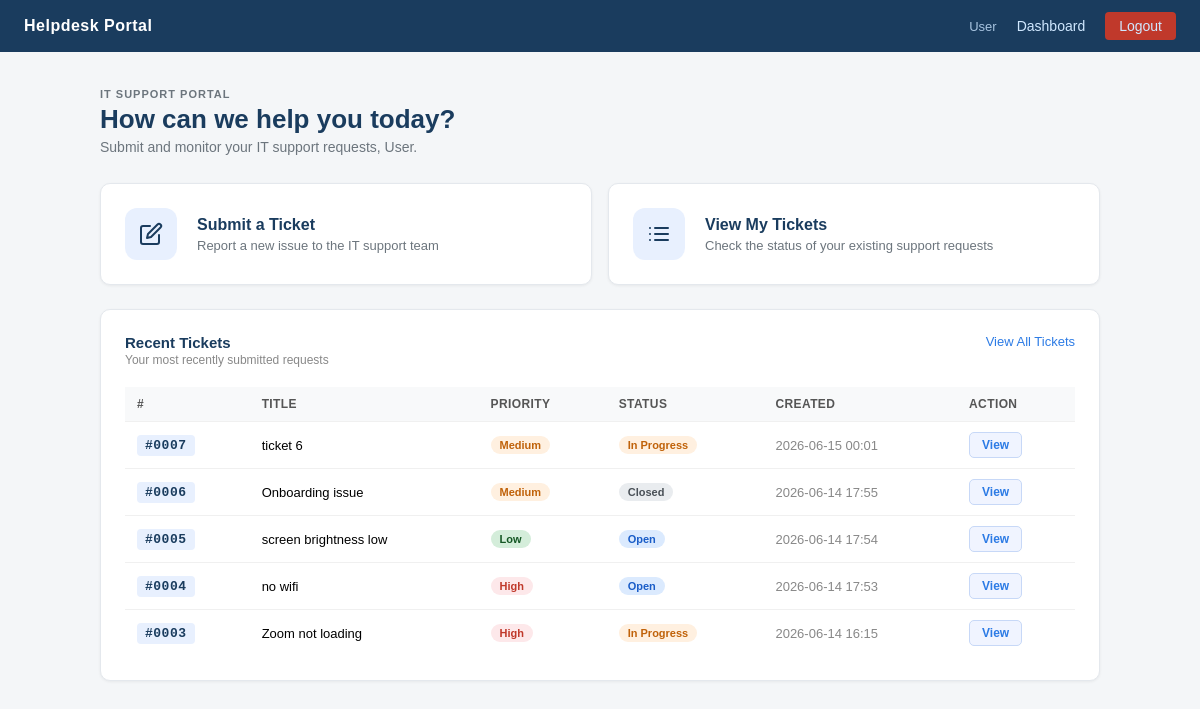
/dashboard (signed in), run on the app's committed database.
### tables this page shows
CREATE TABLE tickets (
            id INTEGER PRIMARY KEY AUTOINCREMENT,
            title TEXT NOT NULL,
            description TEXT NOT NULL,
            priority TEXT NOT NULL DEFAULT 'low',
            status TEXT NOT NULL DEFAULT 'open',
            created_by TEXT NOT NULL,
            date TEXT NOT NULL
        , assigned_to TEXT DEFAULT NULL);

### app.py (the view)
@app.route('/dashboard')
def dashboard():
    if 'user' not in session:
        return redirect(url_for('login'))
    conn = get_db()
    recent_tickets = conn.execute(
        'SELECT * FROM tickets WHERE created_by = ? ORDER BY date DESC LIMIT 5',
        (session['user'],)
    ).fetchall()
    conn.close()
    return render_template('dashboard.html', username=session['user'], recent_tickets=recent_tickets)

### app.py (called while the page is built)
def get_db():
    conn = sqlite3.connect(DB_PATH)
    conn.row_factory = sqlite3.Row
    conn.execute("PRAGMA foreign_keys = ON")
    return conn

### templates/dashboard.html (shortened to what this page needs)
{% extends 'base.html' %}
{% block content %}
<div class="portal-page">
    <div class="portal-content">
        <div class="dashboard-header">
            <div class="dashboard-header-left">
                <span class="dashboard-eyebrow">IT SUPPORT PORTAL</span>
                <h1 class="dashboard-title">How can we help you today?</h1>
                <p class="dashboard-subtitle">Submit and monitor your IT support requests, {{ username }}.</p>
            </div>
        </div>
        <div class="quick-action-grid">
            <a href="{{ url_for('submit_ticket') }}" class="quick-action-card">
                <div class="quick-action-icon">
                </div>
                <div class="quick-action-text">
                    <h2>Submit a Ticket</h2>
                    <p>Report a new issue to the IT support team</p>
                </div>
            </a>
            <a href="{{ url_for('my_tickets') }}" class="quick-action-card">
                <div class="quick-action-icon">
                </div>
                <div class="quick-action-text">
                    <h2>View My Tickets</h2>
                    <p>Check the status of your existing support requests</p>
                </div>
            </a>
        </div>
        <div class="dashboard-card">
            <div class="card-header">
                <div>
                    <h2 class="card-title">Recent Tickets</h2>
                    <p class="card-subtitle">Your most recently submitted requests</p>
                </div>
                <a href="{{ url_for('my_tickets') }}" class="card-link">View All Tickets</a>
            </div>
            {% if recent_tickets %}
            <div class="table-scroll">
                <table class="ticket-table">
                    <thead>
                        <tr>
                            <th scope="col">#</th>
                            <th scope="col">Title</th>
                            <th scope="col">Priority</th>
                            <th scope="col">Status</th>
                            <th scope="col">Created</th>
                            <th scope="col">Action</th>
                        </tr>
                    </thead>
                    <tbody>
                        {% for ticket in recent_tickets %}
                        <tr>
                            <td><span class="ticket-id-badge">#{{ '%04d'|format(ticket['id']) }}</span></td>
                            <td class="ticket-title-cell">{{ ticket['title'] }}</td>
                            <td><span class="badge badge-priority-{{ ticket['priority'] }}">{{ ticket['priority'] }}</span></td>
                            <td><span class="badge badge-status-{{ ticket['status'].replace(' ', '-') }}">{{ ticket['status'] }}</span></td>
                            <td class="ticket-date-cell">{{ ticket['date'] }}</td>
                            <td><a href="{{ url_for('ticket_detail', ticket_id=ticket['id']) }}" class="btn-view">View</a></td>
                        </tr>
                        {% endfor %}
                    </tbody>
                </table>
            </div>
            {% else %}
            <div class="empty-state">
                <p class="empty-title">No tickets submitted yet</p>
                <p class="empty-sub"><a href="{{ url_for('submit_ticket') }}">Submit your first ticket</a> to get started.</p>
            </div>
            {% endif %}
        </div>
    </div>
</div>
{% endblock %}

### static/style.css (style rules this page uses)
body { font-family: Arial, sans-serif; background-color: #f4f4f4; margin: 0; padding: 0; }
h1 { margin-bottom: 24px; color: #333; }
a { color: #2c7be5; }
table { width: 100%; border-collapse: collapse; margin-top: 20px; }
th, td { padding: 12px; text-align: left; border-bottom: 1px solid #ddd; font-size: 14px; }
th { background-color: #f4f4f4; font-weight: bold; }
.ticket-id-badge { display: inline-block; background-color: #e8f0fe; color: #1a3c5e; font-family: monospace; font-size: 13px; font-weight: bold; padding: 3px 8px; border-radius: 4px; letter-spacing: 0.5px; }
.dashboard-header { display: flex; align-items: flex-start; justify-content: space-between; gap: 16px; margin-bottom: 28px; }
.dashboard-header-left { flex: 1; }
.dashboard-eyebrow { display: block; font-size: 11px; font-weight: 700; letter-spacing: 1px; color: #6c757d; text-transform: uppercase; margin-bottom: 4px; }
.dashboard-title { margin: 0 0 4px 0; font-size: 26px; font-weight: 700; color: #1a3c5e; }
.dashboard-subtitle { margin: 0; font-size: 14px; color: #6c757d; }
.dashboard-card { background: #ffffff; border: 1px solid #e4e8ed; border-radius: 10px; padding: 24px; box-shadow: 0 1px 3px rgba(0, 0, 0, 0.06); }
.card-header { display: flex; align-items: flex-start; justify-content: space-between; gap: 12px; margin-bottom: 20px; }
.card-title { margin: 0 0 2px 0; font-size: 15px; font-weight: 600; color: #1a3c5e; text-transform: none; letter-spacing: normal; }
.card-subtitle { margin: 0; font-size: 12px; color: #888; }
.card-link { font-size: 13px; color: #2c7be5; text-decoration: none; font-weight: 500; white-space: nowrap; flex-shrink: 0; }
.table-scroll { overflow-x: auto; -webkit-overflow-scrolling: touch; }
.ticket-table { width: 100%; border-collapse: collapse; margin-top: 0; min-width: 580px; }
.ticket-table th, .ticket-table td { padding: 10px 12px; text-align: left; border-bottom: 1px solid #f0f0f0; font-size: 13px; }
.ticket-table th { background: #f8f9fa; font-weight: 600; color: #555; font-size: 12px; text-transform: uppercase; letter-spacing: 0.4px; }
.ticket-table tbody tr:last-child td { border-bottom: none; }
.ticket-title-cell { max-width: 200px; overflow: hidden; text-overflow: ellipsis; white-space: nowrap; }
.ticket-date-cell { white-space: nowrap; color: #888; }
.badge { display: inline-block; padding: 3px 9px; border-radius: 12px; font-size: 11px; font-weight: 600; text-transform: capitalize; white-space: nowrap; }
.badge-priority-high { background: #fde8ea; color: #c0392b; }
.badge-priority-medium { background: #fff0e0; color: #c0620a; }
.badge-priority-low { background: #d4edda; color: #155724; }
.badge-status-open { background: #dbeafe; color: #1a5dc8; }
.badge-status-in-progress { background: #fff0e0; color: #c0620a; }
.badge-status-closed { background: #e9ecef; color: #495057; }
.btn-view { display: inline-block; padding: 5px 12px; background: #f0f4ff; color: #2c7be5; border-radius: 5px; font-size: 12px; font-weight: 600; text-decoration: none; border: 1px solid #c7d8f7; }
.portal-page { background-color: #f4f6f8; min-height: calc(100vh - 52px); padding: 36px 24px; box-sizing: border-box; }
.portal-content { max-width: 1000px; margin: 0 auto; }
.quick-action-grid { display: grid; grid-template-columns: repeat(2, 1fr); gap: 16px; margin-bottom: 24px; }
.quick-action-card { display: flex; align-items: center; gap: 20px; background: #ffffff; border: 1px solid #e4e8ed; border-radius: 10px; padding: 24px; text-decoration: none; color: inherit; box-shadow: 0 1px 3px rgba(0, 0, 0, 0.06); transition: border-color 0.15s ease, box-shadow 0.15s ease; }
.quick-action-icon { width: 52px; height: 52px; border-radius: 12px; background-color: #e8f0fe; color: #1a3c5e; display: flex; align-items: center; justify-content: center; flex-shrink: 0; }
.quick-action-text h2 { margin: 0 0 4px 0; font-size: 16px; font-weight: 600; color: #1a3c5e; }
.quick-action-text p { margin: 0; font-size: 13px; color: #6c757d; }

### data on the page
tickets: id "0007", title "ticket 6", priority "Medium", status "In Progress", date "2026-06-15 00:01"
tickets: id "0006", title "Onboarding issue", priority "Medium", status "Closed", date "2026-06-14 17:55"
tickets: id "0005", title "screen brightness low", priority "Low", status "Open", date "2026-06-14 17:54"
tickets: id "0004", title "no wifi", priority "High", status "Open", date "2026-06-14 17:53"
tickets: id "0003", title "Zoom not loading", priority "High", status "In Progress", date "2026-06-14 16:15"

### other printed values
{{ session['user'] }} "User"
{{ username }} "User"
